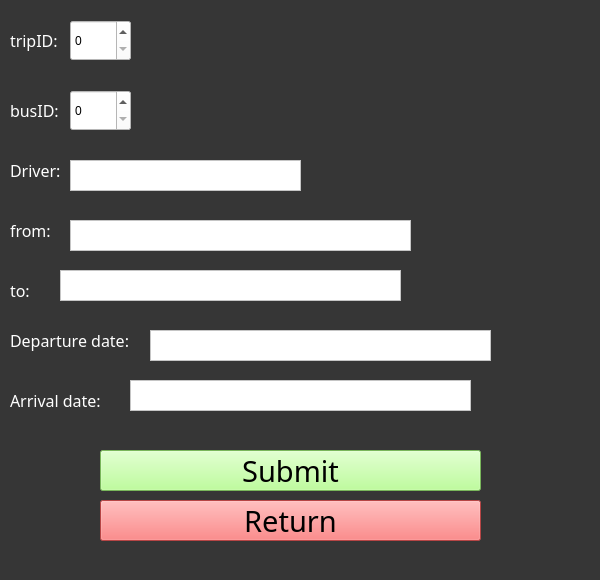
<?xml version="1.0" encoding="UTF-8"?>
<ui version="4.0">
 <class>TripRegisterClass</class>
 <widget class="QMainWindow" name="TripRegisterClass">
  <property name="geometry">
   <rect>
    <x>0</x>
    <y>0</y>
    <width>600</width>
    <height>580</height>
   </rect>
  </property>
  <property name="cursor">
   <cursorShape>ArrowCursor</cursorShape>
  </property>
  <property name="windowTitle">
   <string>TripRegister</string>
  </property>
  <property name="styleSheet">
   <string notr="true">background-color: rgb(54, 54, 54);</string>
  </property>
  <widget class="QWidget" name="centralWidget">
   <widget class="QPushButton" name="Return">
    <property name="geometry">
     <rect>
      <x>100</x>
      <y>500</y>
      <width>381</width>
      <height>41</height>
     </rect>
    </property>
    <property name="font">
     <font>
      <family>Segoe Print</family>
      <pointsize>22</pointsize>
     </font>
    </property>
    <property name="styleSheet">
     <string notr="true">background-color: rgb(255, 97, 97);</string>
    </property>
    <property name="text">
     <string>Return</string>
    </property>
    <property name="autoRepeat">
     <bool>false</bool>
    </property>
    <property name="autoDefault">
     <bool>false</bool>
    </property>
    <property name="default">
     <bool>false</bool>
    </property>
    <property name="flat">
     <bool>false</bool>
    </property>
   </widget>
   <widget class="QLabel" name="labID">
    <property name="geometry">
     <rect>
      <x>10</x>
      <y>20</y>
      <width>411</width>
      <height>41</height>
     </rect>
    </property>
    <property name="font">
     <font>
      <family>Segoe Print</family>
      <pointsize>12</pointsize>
     </font>
    </property>
    <property name="styleSheet">
     <string notr="true">color: rgb(255, 255, 255);</string>
    </property>
    <property name="text">
     <string>tripID:</string>
    </property>
   </widget>
   <widget class="QSpinBox" name="tripid">
    <property name="geometry">
     <rect>
      <x>70</x>
      <y>20</y>
      <width>61</width>
      <height>41</height>
     </rect>
    </property>
    <property name="styleSheet">
     <string notr="true">background-color: rgb(255, 255, 255);</string>
    </property>
   </widget>
   <widget class="QLabel" name="labID_2">
    <property name="geometry">
     <rect>
      <x>10</x>
      <y>150</y>
      <width>411</width>
      <height>41</height>
     </rect>
    </property>
    <property name="font">
     <font>
      <family>Segoe Print</family>
      <pointsize>12</pointsize>
     </font>
    </property>
    <property name="styleSheet">
     <string notr="true">color: rgb(255, 255, 255);</string>
    </property>
    <property name="text">
     <string>Driver: </string>
    </property>
   </widget>
   <widget class="QLabel" name="labID_3">
    <property name="geometry">
     <rect>
      <x>10</x>
      <y>210</y>
      <width>411</width>
      <height>41</height>
     </rect>
    </property>
    <property name="font">
     <font>
      <family>Segoe Print</family>
      <pointsize>12</pointsize>
     </font>
    </property>
    <property name="styleSheet">
     <string notr="true">color: rgb(255, 255, 255);</string>
    </property>
    <property name="text">
     <string>from: </string>
    </property>
   </widget>
   <widget class="QLabel" name="labID_4">
    <property name="geometry">
     <rect>
      <x>10</x>
      <y>270</y>
      <width>411</width>
      <height>41</height>
     </rect>
    </property>
    <property name="font">
     <font>
      <family>Segoe Print</family>
      <pointsize>12</pointsize>
     </font>
    </property>
    <property name="styleSheet">
     <string notr="true">color: rgb(255, 255, 255);</string>
    </property>
    <property name="text">
     <string>to: </string>
    </property>
   </widget>
   <widget class="QPlainTextEdit" name="inputfrom">
    <property name="geometry">
     <rect>
      <x>70</x>
      <y>220</y>
      <width>341</width>
      <height>31</height>
     </rect>
    </property>
    <property name="styleSheet">
     <string notr="true">background-color: rgb(255, 255, 255);</string>
    </property>
   </widget>
   <widget class="QPlainTextEdit" name="inputdriver">
    <property name="geometry">
     <rect>
      <x>70</x>
      <y>160</y>
      <width>231</width>
      <height>31</height>
     </rect>
    </property>
    <property name="styleSheet">
     <string notr="true">background-color: rgb(255, 255, 255);</string>
    </property>
   </widget>
   <widget class="QLabel" name="labID_5">
    <property name="geometry">
     <rect>
      <x>10</x>
      <y>380</y>
      <width>411</width>
      <height>41</height>
     </rect>
    </property>
    <property name="font">
     <font>
      <family>Segoe Print</family>
      <pointsize>12</pointsize>
     </font>
    </property>
    <property name="styleSheet">
     <string notr="true">color: rgb(255, 255, 255);</string>
    </property>
    <property name="text">
     <string>Arrival date: </string>
    </property>
   </widget>
   <widget class="QLabel" name="labID_6">
    <property name="geometry">
     <rect>
      <x>10</x>
      <y>320</y>
      <width>411</width>
      <height>41</height>
     </rect>
    </property>
    <property name="font">
     <font>
      <family>Segoe Print</family>
      <pointsize>12</pointsize>
     </font>
    </property>
    <property name="styleSheet">
     <string notr="true">color: rgb(255, 255, 255);</string>
    </property>
    <property name="text">
     <string>Departure date: </string>
    </property>
   </widget>
   <widget class="QPlainTextEdit" name="inputto">
    <property name="geometry">
     <rect>
      <x>60</x>
      <y>270</y>
      <width>341</width>
      <height>31</height>
     </rect>
    </property>
    <property name="styleSheet">
     <string notr="true">background-color: rgb(255, 255, 255);</string>
    </property>
   </widget>
   <widget class="QPlainTextEdit" name="inputarrival">
    <property name="geometry">
     <rect>
      <x>130</x>
      <y>380</y>
      <width>341</width>
      <height>31</height>
     </rect>
    </property>
    <property name="styleSheet">
     <string notr="true">background-color: rgb(255, 255, 255);</string>
    </property>
   </widget>
   <widget class="QPlainTextEdit" name="inputdeparture">
    <property name="geometry">
     <rect>
      <x>150</x>
      <y>330</y>
      <width>341</width>
      <height>31</height>
     </rect>
    </property>
    <property name="styleSheet">
     <string notr="true">background-color: rgb(255, 255, 255);</string>
    </property>
   </widget>
   <widget class="QPushButton" name="Submit">
    <property name="geometry">
     <rect>
      <x>100</x>
      <y>450</y>
      <width>381</width>
      <height>41</height>
     </rect>
    </property>
    <property name="font">
     <font>
      <family>Segoe Print</family>
      <pointsize>22</pointsize>
     </font>
    </property>
    <property name="styleSheet">
     <string notr="true">background-color: rgb(170, 255, 127);</string>
    </property>
    <property name="text">
     <string>Submit</string>
    </property>
   </widget>
   <widget class="QLabel" name="labID_7">
    <property name="geometry">
     <rect>
      <x>10</x>
      <y>90</y>
      <width>411</width>
      <height>41</height>
     </rect>
    </property>
    <property name="font">
     <font>
      <family>Segoe Print</family>
      <pointsize>12</pointsize>
     </font>
    </property>
    <property name="styleSheet">
     <string notr="true">color: rgb(255, 255, 255);</string>
    </property>
    <property name="text">
     <string>busID:</string>
    </property>
   </widget>
   <widget class="QSpinBox" name="busid">
    <property name="geometry">
     <rect>
      <x>70</x>
      <y>90</y>
      <width>61</width>
      <height>41</height>
     </rect>
    </property>
    <property name="styleSheet">
     <string notr="true">background-color: rgb(255, 255, 255);</string>
    </property>
   </widget>
  </widget>
  <widget class="QStatusBar" name="statusBar"/>
 </widget>
 <layoutdefault spacing="6" margin="11"/>
 <resources/>
 <connections/>
</ui>
